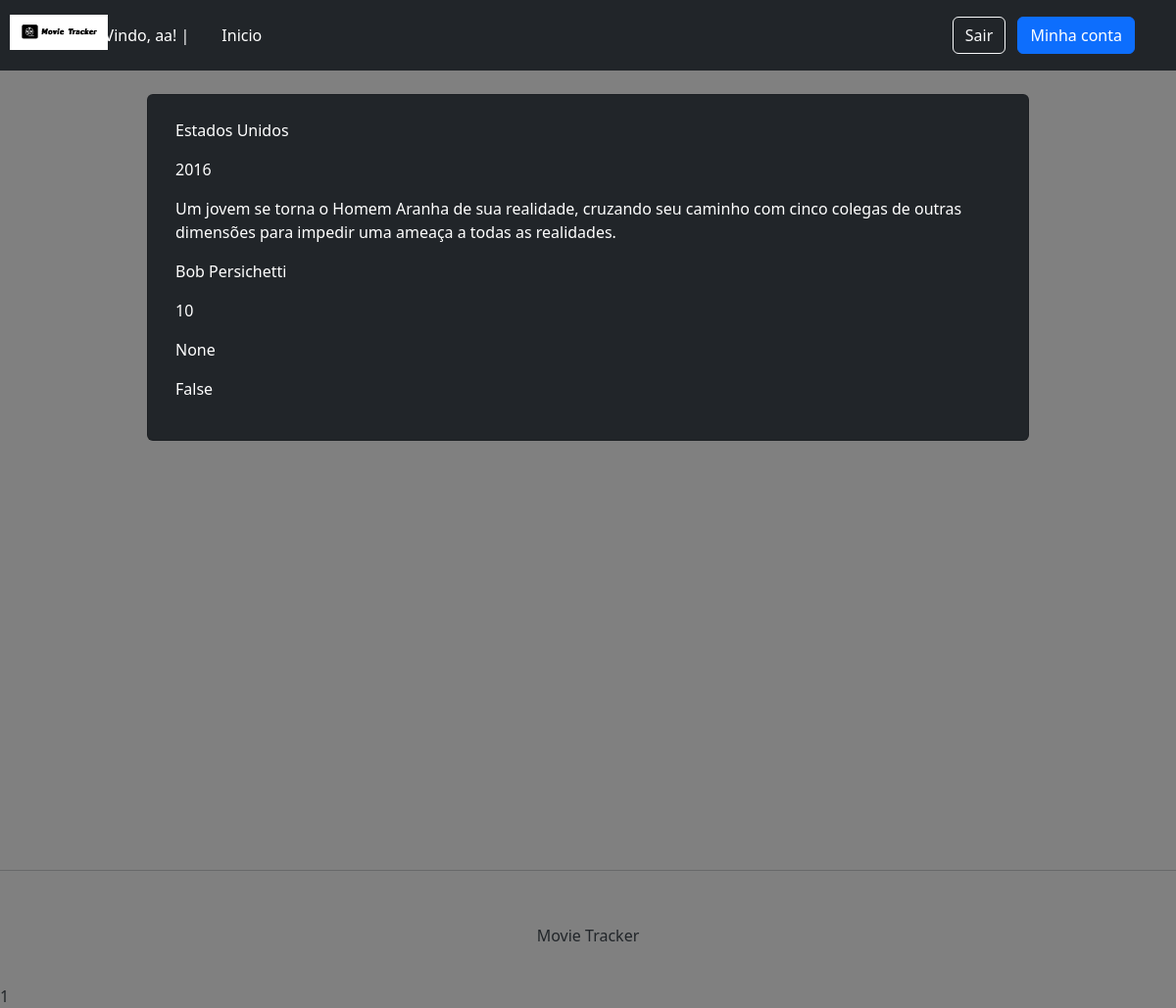
Before: /filme/lucasc-spider-man-into-the-spider-verse/ (signed in) with the older database file.
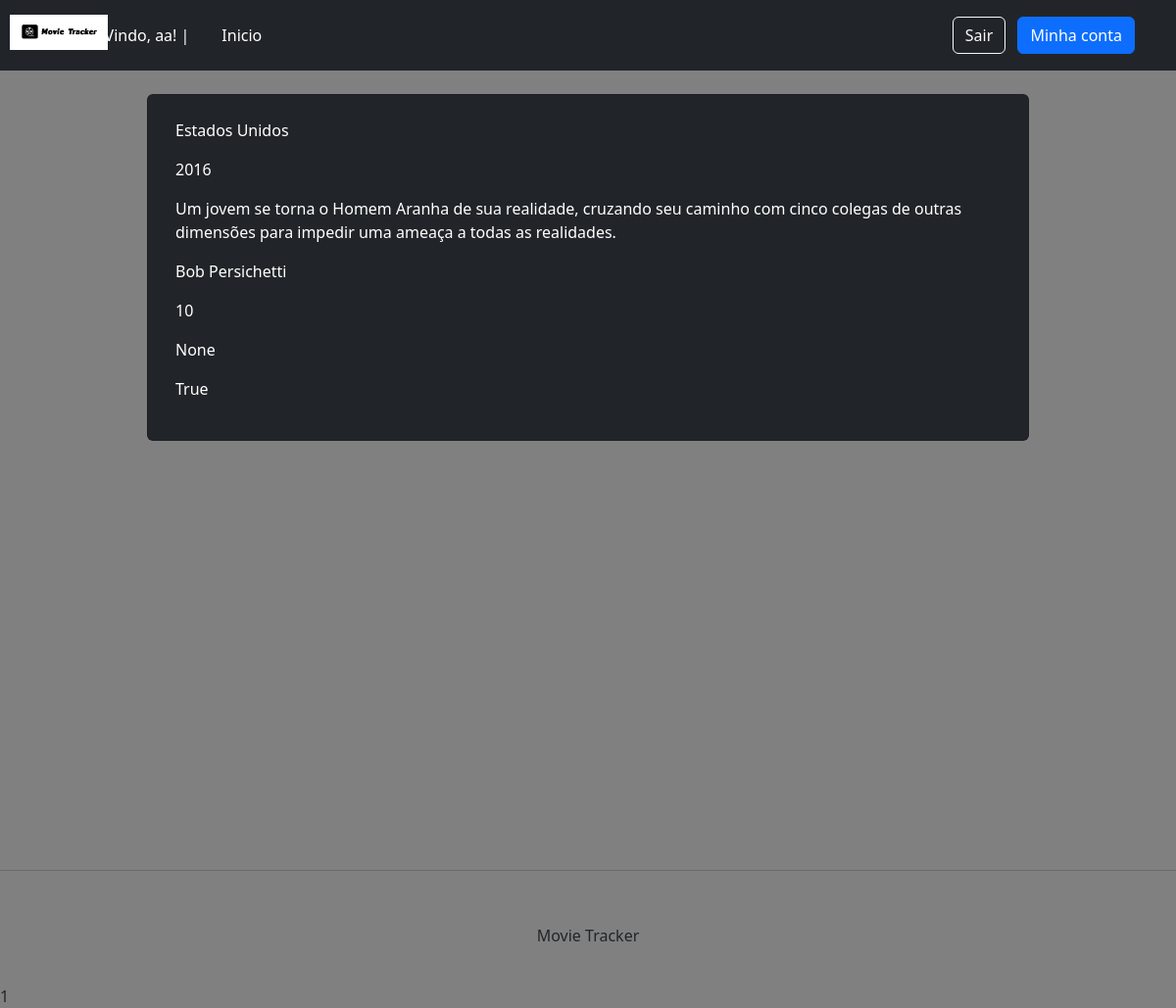
After: the same page with the newer database file.
### usuarios/models.py (models this page shows, shortened)
class Usuario(AbstractBaseUser):
    id = models.AutoField(primary_key=True, null=False, blank=False)
    username = models.CharField(help_text='Entre o nome',
                            max_length=100, null=False, blank=False)
    idade = models.IntegerField(help_text='Entre a idade', null=True, blank=True)
    email = models.EmailField(help_text='Informe o email',
                              max_length=254, null=False, blank=False, unique=True)
    is_admin = models.BooleanField(default=False)
    is_active = models.BooleanField(default=True)
    is_staff = models.BooleanField(default=False)
    is_superuser = models.BooleanField(default=False)
    objects= AdminMinhaConta()
    USERNAME_FIELD='email'
    REQUIRED_FIELDS=['username',]

### filmes/models.py (models this page shows, shortened)
class Filme(models.Model):
    titulo = models.CharField(help_text='Digite o titulo do filme',
                              max_length=50, null=False, blank=False)
    nacionalidade = models.CharField(help_text='Digite a nacionalidade do filme',
                              max_length=50, null=False, blank=False)
    ano = models.CharField(help_text='Digite o ano de lancamento do filme',
                              max_length=50, null=False, blank=False)
    sinopse = models.CharField(help_text='Digite o titulo do filme',
                              max_length=200, null=True, blank=True)
    diretor = models.CharField(help_text='Digite o nome do diretor',
                              max_length=50, null=False, blank=False)
    nota = models.CharField(help_text='Digite a nota que avalia o filme',
                              max_length=50, null=True, blank=True)
    review = models.CharField(help_text='Digite um breve review do filme',
                              max_length=200, null=True, blank=True)
    visto = models.BooleanField(default=False)
    usuario = models.ForeignKey(settings.AUTH_USER_MODEL, on_delete=models.CASCADE)
    slug = models.SlugField(blank=True, unique=True)

### filmes/views.py (the view)
# urls.py: path('<slug>/', detalhaFilmeView, name = "detalha")
def detalhaFilmeView(request,slug):
    contexto={}
    filme=get_object_or_404(Filme,slug=slug)
    contexto['filme']=filme
    return render(request, 'filmes/detalhaFilme.html' ,contexto)

### filmes/templates/filmes/detalhaFilme.html (shortened to what this page needs)
{% extends 'base.html' %}
{% block content %}
    <div class='container'>
        <div class='row'>
            <div class='card m-auto mt-4 text-bg-dark' style='width: 900px;'>
                <div class='card-body my-2'>
                    <p class="card-text text-bg-dark">{{filme.nacionalidade}}</p>
                    <p class="card-text text-bg-dark">{{filme.ano}}</p>
                    <p class="card-text text-bg-dark">{{filme.sinopse}}</p>
                    <p class="card-text text-bg-dark">{{filme.diretor}}</p>
                    <p class="card-text text-bg-dark">{{filme.nota}}</p>
                    <p class="card-text text-bg-dark">{{filme.review}}</p>
                    <p class="card-text text-bg-dark">{{filme.visto}}</p>
                </div>
            </div>
        </div>
    </div>
{% endblock content %}

### templates/base.html (shortened to what this page needs)
<!doctype html>
<html lang='en'>
<head>
    {% include 'partes/header.html' %}
</head>
<body>
    <main>
        <div class='main'>
            {% block content %}
            {% endblock content %}
        </div>
    </main>
    <footer>
        {% include 'partes/footer.html' %}
    </footer>
</body>

### templates/partes/header.html (shortened to what this page needs)
{% load static %}
<link href="https://cdn.jsdelivr.net/npm/bootstrap@5.2.1/dist/css/bootstrap.min.css" rel="stylesheet"
integrity="sha384-iYQeCzEYFbKjA/T2uDLTpkwGzCiq6soy8tYaI1GyVh/UjpbCx/TYkiZhlZB6+fzT">
<header class="p-3 text-bg-dark">
    <div class="container">
        <div class="logo-container">
            <img class="img-fluid logo-img" src="{% static 'Movie_Tracker_Logo.png'%}" alt="Movie Tracker">
        </div>
      <div class="d-flex flex-wrap align-items-center justify-content-start justify-content-lg-start">
        {% if request.user.is_authenticated %}
            <a class="d-flex align-items-center text-white text-decoration-none" style="margin-left: 25px;">
            Bem-Vindo, {{request.user.username}}! |
            </a>
        {% endif %}
        <ul class="nav col-12 col-lg-auto me-lg-auto mb-2 justify-content-center mb-md-0">
            <li style='margin-left: 25px;'><a href="{% url 'home' %}" class="nav-link px-2 text-white">Inicio</a></li>
        </ul>
        {% if request.user.is_authenticated %}
            <div class="text-end">
                <a role="button" href="{% url 'logout' %}" class="btn btn-outline-light me-2">Sair</a>
                <a role="button" href="{% url 'usuario' %}"  class="btn btn-primary">Minha conta</a>
            </div>
        {% else %}
            <div class="text-end">
                <a role="button" href="{% url 'login' %}" class="btn btn-outline-light me-2">Entrar</a>
                <a role="button" href="{% url 'registro' %}"  class="btn btn-primary">Registrar</a>
            </div>
        {% endif %}
      </div>
    </div>
</header>

### templates/partes/footer.html (shortened to what this page needs)
<hr>
<div class="d-flex flex-row align-items-center footer">
    <p class="m-auto">Movie Tracker</p>
</div>
1

### templates/partes/header.html (style rules this page uses)
.logo-img { width: 100px; height: auto; }
.logo-container { position: absolute; top: 15px; left: 10px; }

### templates/base.html (style rules this page uses)
body { background-color: gray; }
.main { min-height: 100vh; height: 100%; }

### templates/partes/footer.html (style rules this page uses)
.footer { min-height: 100px; }

Changed rows visible on the page:
changed Filme "Estados Unidos": visto "False" → "True"
